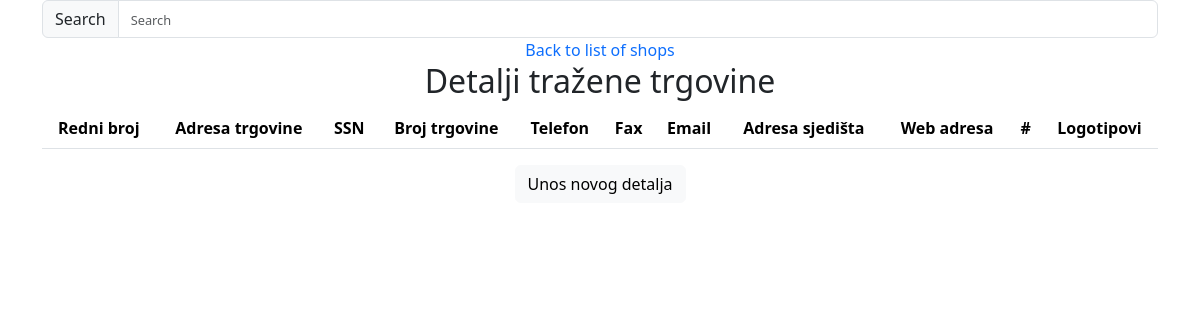
The page /shop_detail.php?shop_name=ASKA d.o.o. on the database as committed earlier.
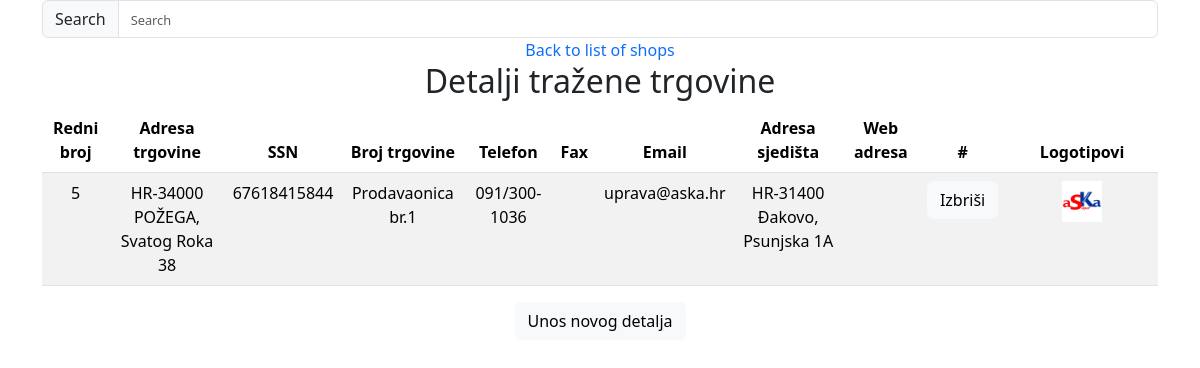
The same page on the database as committed later.
### tables this page shows
CREATE TABLE `shop_detail` (
  `id` int(11) NOT NULL,
  `shop_name` varchar(255) NOT NULL,
  `address` varchar(255) DEFAULT NULL,
  `ssn` varchar(11) DEFAULT NULL,
  `shop_number` varchar(255) DEFAULT NULL,
  `telephone` varchar(255) DEFAULT NULL,
  `fax` varchar(255) DEFAULT NULL,
  `email` varchar(255) DEFAULT NULL,
  `hq_address` varchar(255) DEFAULT NULL,
  `web_page` varchar(255) DEFAULT NULL
);

CREATE TABLE `shop_logo` (
  `id` int(11) NOT NULL,
  `shop_name` varchar(255) NOT NULL,
  `logo1_url` varchar(255) NOT NULL,
  `logo2_url` varchar(255) NOT NULL
);

### css_js_includes.php (called while the page is built, shortened)
<?php
class Styles
{
    private $bootstrap_include;
    public function __construct()
    {
        $this->bootstrap_include = Styles::BOOTSTRAP_CSS.Styles::BOOTSTRAP_BUNDLE.Styles::BOOTSTRAP_POPPER.Styles::BOOTSTRAP_MIN_JS;
    }
    public function getBootstrapInclude()
    {
        return $this->bootstrap_include;
    }
}

### dbconn.php (called while the page is built, shortened)
<?php
class DatabaseConnection{
    public $dbconn;
    public function setDbconn( $dbconn) {$this->dbconn = $dbconn;}
	public function getDbconn() {return $this->dbconn;}
}
?>

### shop.php (called while the page is built, shortened)
<?php
include("dbconn.php");
class Shop{
    public $shop_name;
    function __construct($shop_name)
    {
        $this->shop_name=$shop_name;
    }
    function get_shop_name(){
        return $this->shop_name;
    }
    function __destruct()
    {
        $this->shop_name="";
    }
}
?>

### shop_details.php (the view, shortened to what this page needs)
<?php
include("shop.php");
class ShopDetails extends Shop{
private $id;
 public $address;
 private $ssn;
 public $shop_number;
 public $telephone;
 public $fax;
 public $email;
 public $hq_address;
 public $web_page;
 function __construct($id,$shop_name,$address,$ssn,$shop_number,$telephone,$fax,$email,$hq_address,$web_page)
 {
    $this->id=$id;
     $this->address=$address;
     $this->ssn=$ssn;
     $this->shop_number=$shop_number;
     $this->telephone=$telephone;
     $this->fax=$fax;
     $this->email=$email;
     $this->hq_address=$hq_address;
     $this->web_page=$web_page;
 }
 function __destruct()
    {
        $this->address="";
        $this->ssn="";
        $this->shop_number="";
        $this->telephone="";
        $this->fax="";
        $this->email="";
        $this->hq_address="";
        $this->web_page="";
    }
public function getAddress() {return $this->address;}
	public function getSsn() {return $this->ssn;}
	public function getShopNumber() {return $this->shop_number;}
	public function getTelephone() {return $this->telephone;}
	public function getFax() {return $this->fax;}
	public function getEmail() {return $this->email;}
	public function getHqAddress() {return $this->hq_address;}
	public function getWebPage() {return $this->web_page;}
   public function getId() {return $this->id;}
public function setId( $id): void {$this->id = $id++;}
	public function print_table_data(){
        echo "<td>".$this->getId()."</td>";
		echo "<td>".$this->getAddress()."</td>";
        echo "<td>".$this->getSsn()."</td>";
        echo "<td>".$this->getShopNumber()."</td>";
        echo "<td>".$this->getTelephone()."</td>";
        echo "<td>".$this->getFax()."</td>";
        echo "<td>".$this->getEmail()."</td>";
        echo "<td>".$this->getHqAddress()."</td>";
        echo "<td>".$this->getWebPage()."</td>";
          $self = $_SERVER['PHP_SELF'];
            if (isset($_GET['shop_name'])) {
    $self .= "?shop_name=";
    $self .= $_GET['shop_name'];
  }
        echo "<td><form action='" . htmlspecialchars($self) . "' method='POST'><input id='" . $this->getId() . "' type='submit' class='btn btn-light' value='Izbriši'><input type='hidden' name='".CNST_VAL::DELETE_SHOP_DETAIL."' value='".CNST_VAL::DELETE_SHOP_DETAIL."'>
        <input type='hidden' name='id' value='".$this->getId()."'>
        </td></form>";
    }
}
?>

### shop_detail.php (shortened to what this page needs)
<!DOCTYPE html>
<html lang="en">
<head>
       <?php
     include("css_js_includes.php");
     $styles=new Styles();
     echo $styles->getBootstrapInclude();
?>
    <link rel="stylesheet" href="bills.css">
</head>
<body>
<div class="container text-center">
<div class="row">
    <div class="col">
    <div class="input-group flex-nowrap">
  <span class="input-group-text" id="addon-wrapping">Search</span>
  <input type="text" id="search" class="form-control" placeholder="Search" aria-label="Search" aria-describedby="addon-wrapping">
</div>
    </div>
  </div>
  <div class="row">
    <div class="col">
      <a href="shops.php?current_url=10&page_number=0" target="_blank" rel="noopener noreferrer" class="text-decoration-none text_primary">Back to list of shops</a>
    </div>
  </div>
<div class="row">
<div class="col">
    <?php
include("functions.php");
if(isset($_GET['shop_name'])){
 print_shop_details($_GET['shop_name']);
}else{
  print_navigation();
}
?>
</div>
</div>
</div>
</body>
</html>

### functions.php (shortened to what this page needs)
<?php
include("shop_details.php");
function print_shop_details($shop_name)
{
  if (isset($_GET['shop_name'])) {
    include("shop_logo.php");
    $shop = new Shop($shop_name);
    $connection = new DatabaseConnection("localhost", "root", "", "bills", "utf8");
    $connection->connectToDatabase();
    $sql = "SELECT * FROM shop_detail WHERE shop_name='" . $shop->get_shop_name() . "'";
    $query = mysqli_query($connection->getDbconn(), $sql);
    $sql2 = "SELECT * FROM shop_logo WHERE shop_name='" . $shop->get_shop_name() . "'";
    $exe_q = mysqli_query($connection->getDbconn(), $sql2);
    echo "<h2>Detalji tražene trgovine</h2>";
    echo "<table class='table table-striped'>";
    echo "<thead><tr><th scope='col'>Redni broj</th><th scope='col'>Adresa trgovine</th><th scope='col'>SSN</th><th scope='col'>Broj trgovine</th><th scope='col'>Telefon</th><th scope='col'>Fax</th>
    <th scope='col'>Email</th>
    <th scope='col'>Adresa sjedišta</th>
    <th scope='col'>Web adresa</th>
      <th scope='col'>#</th>
    <th scope='col'>Logotipovi</th>
    </tr></thead>";
    echo "<tbody>";
    while ($res = mysqli_fetch_array($query)) {
      echo "<tr>";
      $details = new ShopDetails($res['id'], $shop_name, $res['address'], $res['ssn'], $res['shop_number'], $res['telephone'], $res['fax'], $res['email'], $res['hq_address'], $res['web_page']);
      $details->print_table_data();
      while ($res2 = mysqli_fetch_array($exe_q)) {
        $logo = new Shop_Logo($shop_name, $res2['logo1_url'], $res2['logo2_url']);
        $logo->print_logo();
      }
      echo "</tr>";
    }
    echo "</tbody>";
    echo "</table>";
    echo "<p><form method='post'><button class='btn btn-light' name='innsd'>Unos novog detalja</button></form>";
  } else {
    print_navigation();
  }
}

### shop_logo.php (shortened to what this page needs)
<?php
class Shop_Logo extends Shop{
    public $logo1_url;
    public function __construct($shop_name ,$logo1_url,  $logo2_url){
        $this->shop_name=$shop_name;
        $this->logo1_url = $logo1_url;
        $this->logo2_url = $logo2_url;}
	public function getLogo1Url() {return $this->logo1_url;}
	function print_logo(){
       $sn=$this->get_shop_name();
        echo "<td><img src='".$this->getLogo1Url()."' alt='".$sn."' class='logo'></td>";
    }
}
?>

### bills.css (style rules this page uses)
.logo { width: 30%; height: 30%; }
input, input::placeholder { font-size: 80%; }

Rows that differ between the two databases and show on the page:
now on this page (row edited): shop_detail: id "5", address "HR-34000 POŽEGA, Svatog Roka 38", ssn "67618415844", shop_number "Prodavaonica br.1", telephone "091/300-1036", email "uprava@aska.hr", hq_address "HR-31400 Đakovo, Psunjska 1A"
now on this page (row edited): shop_logo: logo1_url (picture)
